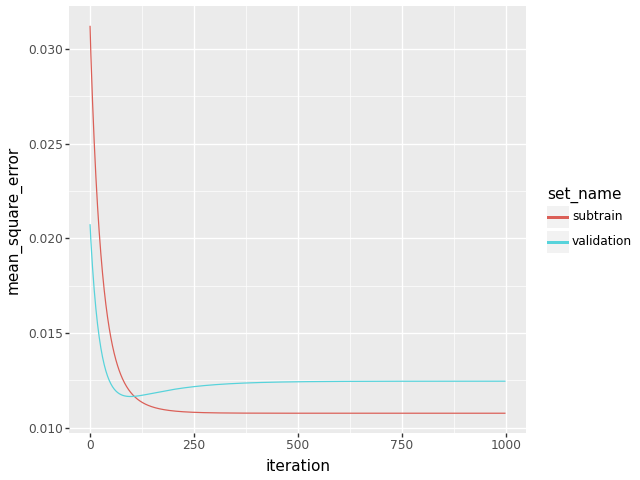

This figure's Python source:
## conda install python=3.10 pandas plotnine
import pandas as pd
import numpy as np
reg_df = pd.read_csv("Regression_lineare.csv")
set_dict = {"train":{
    "y": reg_df["y"].to_numpy(),
    "X": reg_df.iloc[:, 1:].to_numpy()
}}
Nrow, Ncol = set_dict["train"]["X"].shape

# first split
fold_vec = np.tile(np.arange(3),Nrow)[:Nrow]
valid_fold=1
set_vec = np.where(fold_vec==valid_fold, "validation", "subtrain")
for set_name in "validation", "subtrain":
    is_set = set_vec == set_name
    set_dict[set_name] = {
        "X":set_dict["train"]["X"][is_set,:],
        "y":set_dict["train"]["y"][is_set]
    }
{set_name:D['X'].shape for set_name,D in set_dict.items()}

# then grad desc.
weight_vec = np.repeat(0.0, Ncol)
max_iterations = 1000
step_size = 0.001
err_df_list = []
def get_diff(xy_dict):
    pred = np.matmul(xy_dict["X"], weight_vec)
    return pred - xy_dict["y"]
for iteration in range(max_iterations):
    subtrain_diff = get_diff(set_dict["subtrain"])
    grad_vec = np.matmul(set_dict["subtrain"]["X"].T, subtrain_diff)
    weight_vec -= step_size * grad_vec
    for set_name in "subtrain", "validation":
        set_diff = get_diff(set_dict[set_name])
        set_err = set_diff **2
        err_df_list.append(pd.DataFrame({
            "iteration":[iteration],
            "set_name":[set_name],
            "mean_square_error":[set_err.mean()]
        }))
err_df = pd.concat(err_df_list)

import plotnine as p9
gg = p9.ggplot()+\
    p9.geom_line(
        p9.aes(
            x="iteration",
            y="mean_square_error",
            color="set_name"
        ),
        data = err_df)
gg.show()
gg.save("Regression_lineare.png")
